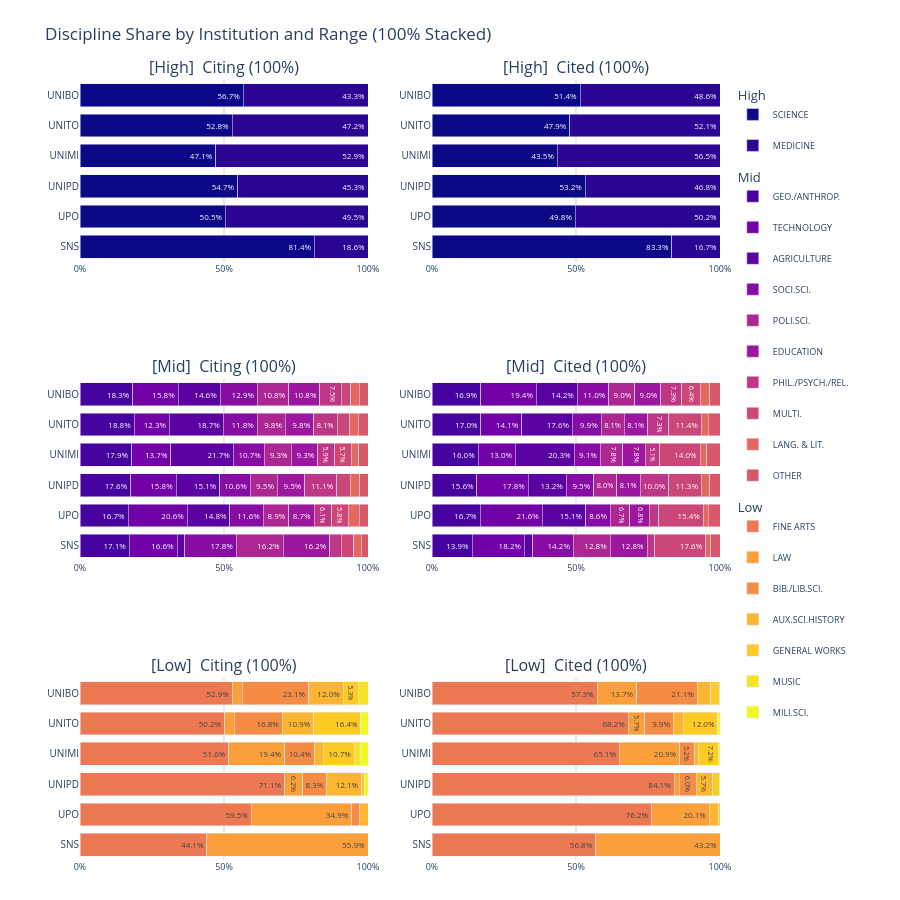

The notebook cell saved with this chart:
### Code cell
# Stacked bar chart in range groups
 
import plotly.graph_objects as go
import plotly.colors
from plotly.subplots import make_subplots

df = df_prof.copy()
df["range_group"] = df[discipline_col].map(assign_range)
df[discipline_col] = df[discipline_col].map(lambda x: DISC_SHORT.get(x, x))

agg = (
    df.groupby([inst_col, discipline_col, "range_group"])[[citing_col, cited_col]]
    .sum().reset_index()
)

def make_disc_order(range_label):
    sub = agg[agg["range_group"] == range_label].copy()
    totals = sub.groupby(inst_col)[citing_col].transform("sum")
    sub["pct"] = sub[citing_col] / totals.values * 100
    return (
        sub.groupby(discipline_col)["pct"]
        .mean().sort_values(ascending=False).index.tolist()
    )

disc_orders = {r: make_disc_order(r) for r in RANGE_ORDER}

# ── Single Plasma gradient across ALL disciplines ─────────────────────────────
# Disciplines ordered by overall citation volume (descending) so the gradient
# is consistent with the legend in other charts.
_all_discs_ordered = (
    df.groupby(discipline_col)[citing_col].sum()
    .sort_values(ascending=False).index.tolist()
)
_n  = len(_all_discs_ordered)
_pc = plotly.colors.sample_colorscale(
    "Plasma", [i / max(_n - 1, 1) for i in range(_n)]
)
GLOBAL_COLOR_MAP = {d: _pc[i] for i, d in enumerate(_all_discs_ordered)}

subplot_titles = []
for r in RANGE_ORDER:
    subplot_titles += [f"[{r}]  Citing (100%)", f"[{r}]  Cited (100%)"]

fig = make_subplots(
    rows=3, cols=2,
    subplot_titles=subplot_titles,
    vertical_spacing=0.15,
    horizontal_spacing=0.10,
)

legend_added = set()

for range_idx, range_label in enumerate(RANGE_ORDER):
    disc_order = disc_orders[range_label]
    sub_agg = agg[agg["range_group"] == range_label].copy()
    for metric_col in [citing_col, cited_col]:
        totals = sub_agg.groupby(inst_col)[metric_col].transform("sum")
        sub_agg[f"{metric_col}_pct"] = sub_agg[metric_col] / totals * 100

    row_idx = range_idx + 1

    for metric_idx, metric_col in enumerate([citing_col, cited_col]):
        col_idx = metric_idx + 1
        pct_col = f"{metric_col}_pct"

        for disc in disc_order:
            dsub = sub_agg[sub_agg[discipline_col] == disc].set_index(inst_col)
            y_vals = INSTITUTIONS
            x_vals = [dsub.loc[inst, pct_col]   if inst in dsub.index else 0.0 for inst in INSTITUTIONS]
            w_vals = [dsub.loc[inst, metric_col] if inst in dsub.index else 0   for inst in INSTITUTIONS]
            hover_vals = [
                f"<b>{inst}</b><br>{disc}<br>{pct:.1f}% ({int(w):,})"
                for inst, pct, w in zip(y_vals, x_vals, w_vals)
            ]
            legend_key  = f"{range_label}_{disc}"
            show_legend = legend_key not in legend_added and col_idx == 1
            if col_idx == 1:
                legend_added.add(legend_key)

            fig.add_trace(go.Bar(
                x=x_vals, y=y_vals, orientation="h",
                name=disc, legendgroup=legend_key,
                legendgrouptitle=dict(text=range_label) if (disc == disc_order[0] and col_idx == 1) else {},
                showlegend=show_legend,
                marker_color=GLOBAL_COLOR_MAP.get(disc, "#cccccc"),
                customdata=hover_vals,
                hovertemplate="%{customdata}<extra></extra>",
                text=[f"{v:.1f}%" if v >= 5 else "" for v in x_vals],
                textposition="inside", textfont=dict(size=8),
            ), row=row_idx, col=col_idx)

fig.update_layout(
    title_text="Discipline Share by Institution and Range (100% Stacked)",
    barmode="stack",
    height=300 * 3,
    margin=dict(l=80, r=180, t=80, b=40),
    plot_bgcolor="white", paper_bgcolor="white",
    legend=dict(
        orientation="v", x=1.02, xanchor="left",
        y=1.0, yanchor="top", font=dict(size=9),
        groupclick="toggleitem", tracegroupgap=12,
    ),
    bargap=0.25,
)
fig.update_xaxes(range=[0, 100], ticksuffix="%", tickfont=dict(size=9), gridcolor="lightgrey")
fig.update_yaxes(tickfont=dict(size=10), autorange="reversed")
fig.show()

### Figure 1 — Plotly figure (JSON) as saved in the notebook; plotly's stock layout.template omitted (floating-point values rounded to 4 significant figures)
{"data": [{"customdata": ["<b>UNIBO</b><br>SCIENCE<br>56.7% (3,557,051)", "<b>UNITO</b><br>SCIENCE<br>52.8% (2,547,898)", "<b>UNIMI</b><br>SCIENCE<br>47.1% (3,754,384)", "<b>UNIPD</b><br>SCIENCE<br>54.7% (3,475,269)", "<b>UPO</b><br>SCIENCE<br>50.5% (575,448)", "<b>SNS</b><br>SCIENCE<br>81.4% (366,831)"], "hovertemplate": "%{customdata}<extra></extra>", "legendgroup": "High_SCIENCE", "legendgrouptitle": {"text": "High"}, "marker": {"color": "rgb(13, 8, 135)"}, "name": "SCIENCE", "orientation": "h", "showlegend": true, "text": ["56.7%", "52.8%", "47.1%", "54.7%", "50.5%", "81.4%"], "textfont": {"size": 8}, "textposition": "inside", "type": "bar", "x": [56.7, 52.81, 47.13, 54.71, 50.51, 81.41], "xaxis": "x", "y": ["UNIBO", "UNITO", "UNIMI", "UNIPD", "UPO", "SNS"], "yaxis": "y"}, {"customdata": ["<b>UNIBO</b><br>MEDICINE<br>43.3% (2,716,909)", "<b>UNITO</b><br>MEDICINE<br>47.2% (2,276,756)", "<b>UNIMI</b><br>MEDICINE<br>52.9% (4,212,478)", "<b>UNIPD</b><br>MEDICINE<br>45.3% (2,876,987)", "<b>UPO</b><br>MEDICINE<br>49.5% (563,860)", "<b>SNS</b><br>MEDICINE<br>18.6% (83,742)"], "hovertemplate": "%{customdata}<extra></extra>", "legendgroup": "High_MEDICINE", "marker": {"color": "rgb(42, 6, 147)"}, "name": "MEDICINE", "orientation": "h", "showlegend": true, "text": ["43.3%", "47.2%", "52.9%", "45.3%", "49.5%", "18.6%"], "textfont": {"size": 8}, "textposition": "inside", "type": "bar", "x": [43.3, 47.19, 52.87, 45.29, 49.49, 18.59], "xaxis": "x", "y": ["UNIBO", "UNITO", "UNIMI", "UNIPD", "UPO", "SNS"], "yaxis": "y"}, {"customdata": ["<b>UNIBO</b><br>SCIENCE<br>51.4% (3,170,898)", "<b>UNITO</b><br>SCIENCE<br>47.9% (2,317,628)", "<b>UNIMI</b><br>SCIENCE<br>43.5% (4,121,851)", "<b>UNIPD</b><br>SCIENCE<br>53.2% (3,249,518)", "<b>UPO</b><br>SCIENCE<br>49.8% (563,809)", "<b>SNS</b><br>SCIENCE<br>83.3% (402,473)"], "hovertemplate": "%{customdata}<extra></extra>", "legendgroup": "High_SCIENCE", "marker": {"color": "rgb(13, 8, 135)"}, "name": "SCIENCE", "orientation": "h", "showlegend": false, "text": ["51.4%", "47.9%", "43.5%", "53.2%", "49.8%", "83.3%"], "textfont": {"size": 8}, "textposition": "inside", "type": "bar", "x": [51.42, 47.86, 43.54, 53.23, 49.79, 83.31], "xaxis": "x2", "y": ["UNIBO", "UNITO", "UNIMI", "UNIPD", "UPO", "SNS"], "yaxis": "y2"}, {"customdata": ["<b>UNIBO</b><br>MEDICINE<br>48.6% (2,995,492)", "<b>UNITO</b><br>MEDICINE<br>52.1% (2,525,171)", "<b>UNIMI</b><br>MEDICINE<br>56.5% (5,344,229)", "<b>UNIPD</b><br>MEDICINE<br>46.8% (2,854,728)", "<b>UPO</b><br>MEDICINE<br>50.2% (568,491)", "<b>SNS</b><br>MEDICINE<br>16.7% (80,612)"], "hovertemplate": "%{customdata}<extra></extra>", "legendgroup": "High_MEDICINE", "marker": {"color": "rgb(42, 6, 147)"}, "name": "MEDICINE", "orientation": "h", "showlegend": false, "text": ["48.6%", "52.1%", "56.5%", "46.8%", "50.2%", "16.7%"], "textfont": {"size": 8}, "textposition": "inside", "type": "bar", "x": [48.58, 52.14, 56.46, 46.77, 50.21, 16.69], "xaxis": "x2", "y": ["UNIBO", "UNITO", "UNIMI", "UNIPD", "UPO", "SNS"], "yaxis": "y2"}, {"customdata": ["<b>UNIBO</b><br>GEO./ANTHROP.<br>18.3% (982,595)", "<b>UNITO</b><br>GEO./ANTHROP.<br>18.8% (603,707)", "<b>UNIMI</b><br>GEO./ANTHROP.<br>17.9% (666,695)", "<b>UNIPD</b><br>GEO./ANTHROP.<br>17.6% (827,290)", "<b>UPO</b><br>GEO./ANTHROP.<br>16.7% (76,618)", "<b>SNS</b><br>GEO./ANTHROP.<br>17.1% (48,909)"], "hovertemplate": "%{customdata}<extra></extra>", "legendgroup": "Mid_GEO./ANTHROP.", "legendgrouptitle": {"text": "Mid"}, "marker": {"color": "rgb(70, 3, 159)"}, "name": "GEO./ANTHROP.", "orientation": "h", "showlegend": true, "text": ["18.3%", "18.8%", "17.9%", "17.6%", "16.7%", "17.1%"], "textfont": {"size": 8}, "textposition": "inside", "type": "bar", "x": [18.33, 18.81, 17.88, 17.58, 16.67, 17.12], "xaxis": "x3", "y": ["UNIBO", "UNITO", "UNIMI", "UNIPD", "UPO", "SNS"], "yaxis": "y3"}, {"customdata": ["<b>UNIBO</b><br>TECHNOLOGY<br>15.8% (844,385)", "<b>UNITO</b><br>TECHNOLOGY<br>12.3% (393,525)", "<b>UNIMI</b><br>TECHNOLOGY<br>13.7% (510,079)", "<b>UNIPD</b><br>TECHNOLOGY<br>15.8% (743,320)", "<b>UPO</b><br>TECHNOLOGY<br>20.6% (94,507)", "<b>SNS</b><br>TECHNOLOGY<br>16.6% (47,326)"], "hovertemplate": "%{customdata}<extra></extra>", "legendgroup": "Mid_TECHNOLOGY", "marker": {"color": "rgb(114, 1, 168)"}, "name": "TECHNOLOGY", "orientation": "h", "showlegend": true, "text": ["15.8%", "12.3%", "13.7%", "15.8%", "20.6%", "16.6%"], "textfont": {"size": 8}, "textposition": "inside", "type": "bar", "x": [15.76, 12.26, 13.68, 15.8, 20.56, 16.57], "xaxis": "x3", "y": ["UNIBO", "UNITO", "UNIMI", "UNIPD", "UPO", "SNS"], "yaxis": "y3"}, {"customdata": ["<b>UNIBO</b><br>AGRICULTURE<br>14.6% (781,457)", "<b>UNITO</b><br>AGRICULTURE<br>18.7% (600,179)", "<b>UNIMI</b><br>AGRICULTURE<br>21.7% (808,780)", "<b>UNIPD</b><br>AGRICULTURE<br>15.1% (711,974)", "<b>UPO</b><br>AGRICULTURE<br>14.8% (68,243)", "<b>SNS</b><br>AGRICULTURE<br>2.7% (7,852)"], "hovertemplate": "%{customdata}<extra></extra>", "legendgroup": "Mid_AGRICULTURE", "marker": {"color": "rgb(92, 2, 163)"}, "name": "AGRICULTURE", "orientation": "h", "showlegend": true, "text": ["14.6%", "18.7%", "21.7%", "15.1%", "14.8%", ""], "textfont": {"size": 8}, "textposition": "inside", "type": "bar", "x": [14.58, 18.7, 21.69, 15.13, 14.84, 2.749], "xaxis": "x3", "y": ["UNIBO", "UNITO", "UNIMI", "UNIPD", "UPO", "SNS"], "yaxis": "y3"}, {"customdata": ["<b>UNIBO</b><br>SOCI.SCI.<br>12.9% (693,976)", "<b>UNITO</b><br>SOCI.SCI.<br>11.8% (378,027)", "<b>UNIMI</b><br>SOCI.SCI.<br>10.7% (400,731)", "<b>UNIPD</b><br>SOCI.SCI.<br>10.6% (497,573)", "<b>UPO</b><br>SOCI.SCI.<br>11.6% (53,114)", "<b>SNS</b><br>SOCI.SCI.<br>17.8% (50,963)"], "hovertemplate": "%{customdata}<extra></extra>", "legendgroup": "Mid_SOCI.SCI.", "marker": {"color": "rgb(135, 12, 163)"}, "name": "SOCI.SCI.", "orientation": "h", "showlegend": true, "text": ["12.9%", "11.8%", "10.7%", "10.6%", "11.6%", "17.8%"], "textfont": {"size": 8}, "textposition": "inside", "type": "bar", "x": [12.95, 11.78, 10.75, 10.57, 11.55, 17.84], "xaxis": "x3", "y": ["UNIBO", "UNITO", "UNIMI", "UNIPD", "UPO", "SNS"], "yaxis": "y3"}, {"customdata": ["<b>UNIBO</b><br>POLI.SCI.<br>10.8% (580,491)", "<b>UNITO</b><br>POLI.SCI.<br>9.8% (313,992)", "<b>UNIMI</b><br>POLI.SCI.<br>9.3% (345,482)", "<b>UNIPD</b><br>POLI.SCI.<br>9.5% (445,166)", "<b>UPO</b><br>POLI.SCI.<br>8.9% (40,919)", "<b>SNS</b><br>POLI.SCI.<br>16.2% (46,317)"], "hovertemplate": "%{customdata}<extra></extra>", "legendgroup": "Mid_POLI.SCI.", "marker": {"color": "rgb(172, 39, 146)"}, "name": "POLI.SCI.", "orientation": "h", "showlegend": true, "text": ["10.8%", "9.8%", "9.3%", "9.5%", "8.9%", "16.2%"], "textfont": {"size": 8}, "textposition": "inside", "type": "bar", "x": [10.83, 9.782, 9.266, 9.46, 8.9, 16.22], "xaxis": "x3", "y": ["UNIBO", "UNITO", "UNIMI", "UNIPD", "UPO", "SNS"], "yaxis": "y3"}, {"customdata": ["<b>UNIBO</b><br>EDUCATION<br>10.8% (581,189)", "<b>UNITO</b><br>EDUCATION<br>9.8% (314,457)", "<b>UNIMI</b><br>EDUCATION<br>9.3% (346,240)", "<b>UNIPD</b><br>EDUCATION<br>9.5% (446,546)", "<b>UPO</b><br>EDUCATION<br>8.7% (40,172)", "<b>SNS</b><br>EDUCATION<br>16.2% (46,379)"], "hovertemplate": "%{customdata}<extra></extra>", "legendgroup": "Mid_EDUCATION", "marker": {"color": "rgb(156, 23, 158)"}, "name": "EDUCATION", "orientation": "h", "showlegend": true, "text": ["10.8%", "9.8%", "9.3%", "9.5%", "8.7%", "16.2%"], "textfont": {"size": 8}, "textposition": "inside", "type": "bar", "x": [10.84, 9.797, 9.286, 9.489, 8.738, 16.24], "xaxis": "x3", "y": ["UNIBO", "UNITO", "UNIMI", "UNIPD", "UPO", "SNS"], "yaxis": "y3"}, {"customdata": ["<b>UNIBO</b><br>PHIL./PSYCH./REL.<br>7.5% (401,305)", "<b>UNITO</b><br>PHIL./PSYCH./REL.<br>8.1% (260,678)", "<b>UNIMI</b><br>PHIL./PSYCH./REL.<br>5.9% (218,421)", "<b>UNIPD</b><br>PHIL./PSYCH./REL.<br>11.1% (524,383)", "<b>UPO</b><br>PHIL./PSYCH./REL.<br>6.1% (28,137)", "<b>SNS</b><br>PHIL./PSYCH./REL.<br>3.9% (11,106)"], "hovertemplate": "%{customdata}<extra></extra>", "legendgroup": "Mid_PHIL./PSYCH./REL.", "marker": {"color": "rgb(189, 55, 134)"}, "name": "PHIL./PSYCH./REL.", "orientation": "h", "showlegend": true, "text": ["7.5%", "8.1%", "5.9%", "11.1%", "6.1%", ""], "textfont": {"size": 8}, "textposition": "inside", "type": "bar", "x": [7.488, 8.121, 5.858, 11.14, 6.12, 3.888], "xaxis": "x3", "y": ["UNIBO", "UNITO", "UNIMI", "UNIPD", "UPO", "SNS"], "yaxis": "y3"}, {"customdata": ["<b>UNIBO</b><br>MULTI.<br>3.2% (171,292)", "<b>UNITO</b><br>MULTI.<br>4.5% (143,358)", "<b>UNIMI</b><br>MULTI.<br>5.7% (213,399)", "<b>UNIPD</b><br>MULTI.<br>4.6% (217,516)", "<b>UPO</b><br>MULTI.<br>5.8% (26,459)", "<b>SNS</b><br>MULTI.<br>4.4% (12,641)"], "hovertemplate": "%{customdata}<extra></extra>", "legendgroup": "Mid_MULTI.", "marker": {"color": "rgb(203, 71, 120)"}, "name": "MULTI.", "orientation": "h", "showlegend": true, "text": ["", "", "5.7%", "", "5.8%", ""], "textfont": {"size": 8}, "textposition": "inside", "type": "bar", "x": [3.196, 4.466, 5.723, 4.622, 5.755, 4.426], "xaxis": "x3", "y": ["UNIBO", "UNITO", "UNIMI", "UNIPD", "UPO", "SNS"], "yaxis": "y3"}, {"customdata": ["<b>UNIBO</b><br>LANG. & LIT.<br>3.0% (163,030)", "<b>UNITO</b><br>LANG. & LIT.<br>3.0% (95,311)", "<b>UNIMI</b><br>LANG. & LIT.<br>2.7% (99,430)", "<b>UNIPD</b><br>LANG. & LIT.<br>3.3% (155,711)", "<b>UPO</b><br>LANG. & LIT.<br>3.9% (17,863)", "<b>SNS</b><br>LANG. & LIT.<br>2.6% (7,541)"], "hovertemplate": "%{customdata}<extra></extra>", "legendgroup": "Mid_LANG. & LIT.", "marker": {"color": "rgb(227, 104, 95)"}, "name": "LANG. & LIT.", "orientation": "h", "showlegend": true, "text": ["", "", "", "", "", ""], "textfont": {"size": 8}, "textposition": "inside", "type": "bar", "x": [3.042, 2.969, 2.667, 3.309, 3.885, 2.64], "xaxis": "x3", "y": ["UNIBO", "UNITO", "UNIMI", "UNIPD", "UPO", "SNS"], "yaxis": "y3"}, {"customdata": ["<b>UNIBO</b><br>OTHER<br>3.0% (159,712)", "<b>UNITO</b><br>OTHER<br>3.3% (106,579)", "<b>UNIMI</b><br>OTHER<br>3.2% (119,279)", "<b>UNIPD</b><br>OTHER<br>2.9% (136,223)", "<b>UPO</b><br>OTHER<br>3.0% (13,712)", "<b>SNS</b><br>OTHER<br>2.3% (6,583)"], "hovertemplate": "%{customdata}<extra></extra>", "legendgroup": "Mid_OTHER", "marker": {"color": "rgb(216, 87, 107)"}, "name": "OTHER", "orientation": "h", "showlegend": true, "text": ["", "", "", "", "", ""], "textfont": {"size": 8}, "textposition": "inside", "type": "bar", "x": [2.98, 3.32, 3.199, 2.895, 2.983, 2.305], "xaxis": "x3", "y": ["UNIBO", "UNITO", "UNIMI", "UNIPD", "UPO", "SNS"], "yaxis": "y3"}, {"customdata": ["<b>UNIBO</b><br>GEO./ANTHROP.<br>16.9% (644,412)", "<b>UNITO</b><br>GEO./ANTHROP.<br>17.0% (365,160)", "<b>UNIMI</b><br>GEO./ANTHROP.<br>16.0% (494,187)", "<b>UNIPD</b><br>GEO./ANTHROP.<br>15.6% (557,630)", "<b>UPO</b><br>GEO./ANTHROP.<br>16.7% (51,025)", "<b>SNS</b><br>GEO./ANTHROP.<br>13.9% (32,999)"], "hovertemplate": "%{customdata}<extra></extra>", "legendgroup": "Mid_GEO./ANTHROP.", "marker": {"color": "rgb(70, 3, 159)"}, "name": "GEO./ANTHROP.", "orientation": "h", "showlegend": false, "text": ["16.9%", "17.0%", "16.0%", "15.6%", "16.7%", "13.9%"], "textfont": {"size": 8}, "textposition": "inside", "type": "bar", "x": [16.87, 17.0, 16.03, 15.61, 16.71, 13.89], "xaxis": "x4", "y": ["UNIBO", "UNITO", "UNIMI", "UNIPD", "UPO", "SNS"], "yaxis": "y4"}, {"customdata": ["<b>UNIBO</b><br>TECHNOLOGY<br>19.4% (740,597)", "<b>UNITO</b><br>TECHNOLOGY<br>14.1% (303,844)", "<b>UNIMI</b><br>TECHNOLOGY<br>13.0% (399,442)", "<b>UNIPD</b><br>TECHNOLOGY<br>17.8% (636,729)", "<b>UPO</b><br>TECHNOLOGY<br>21.6% (65,870)", "<b>SNS</b><br>TECHNOLOGY<br>18.2% (43,266)"], "hovertemplate": "%{customdata}<extra></extra>", "legendgroup": "Mid_TECHNOLOGY", "marker": {"color": "rgb(114, 1, 168)"}, "name": "TECHNOLOGY", "orientation": "h", "showlegend": false, "text": ["19.4%", "14.1%", "13.0%", "17.8%", "21.6%", "18.2%"], "textfont": {"size": 8}, "textposition": "inside", "type": "bar", "x": [19.39, 14.15, 12.96, 17.82, 21.57, 18.21], "xaxis": "x4", "y": ["UNIBO", "UNITO", "UNIMI", "UNIPD", "UPO", "SNS"], "yaxis": "y4"}, {"customdata": ["<b>UNIBO</b><br>AGRICULTURE<br>14.2% (540,927)", "<b>UNITO</b><br>AGRICULTURE<br>17.6% (378,624)", "<b>UNIMI</b><br>AGRICULTURE<br>20.3% (627,135)", "<b>UNIPD</b><br>AGRICULTURE<br>13.2% (472,382)", "<b>UPO</b><br>AGRICULTURE<br>15.1% (45,972)", "<b>SNS</b><br>AGRICULTURE<br>2.8% (6,654)"], "hovertemplate": "%{customdata}<extra></extra>", "legendgroup": "Mid_AGRICULTURE", "marker": {"color": "rgb(92, 2, 163)"}, "name": "AGRICULTURE", "orientation": "h", "showlegend": false, "text": ["14.2%", "17.6%", "20.3%", "13.2%", "15.1%", ""], "textfont": {"size": 8}, "textposition": "inside", "type": "bar", "x": [14.16, 17.63, 20.34, 13.22, 15.05, 2.801], "xaxis": "x4", "y": ["UNIBO", "UNITO", "UNIMI", "UNIPD", "UPO", "SNS"], "yaxis": "y4"}, {"customdata": ["<b>UNIBO</b><br>SOCI.SCI.<br>11.0% (418,510)", "<b>UNITO</b><br>SOCI.SCI.<br>9.9% (213,665)", "<b>UNIMI</b><br>SOCI.SCI.<br>9.1% (280,405)", "<b>UNIPD</b><br>SOCI.SCI.<br>9.5% (338,819)", "<b>UPO</b><br>SOCI.SCI.<br>8.6% (26,315)", "<b>SNS</b><br>SOCI.SCI.<br>14.2% (33,691)"], "hovertemplate": "%{customdata}<extra></extra>", "legendgroup": "Mid_SOCI.SCI.", "marker": {"color": "rgb(135, 12, 163)"}, "name": "SOCI.SCI.", "orientation": "h", "showlegend": false, "text": ["11.0%", "9.9%", "9.1%", "9.5%", "8.6%", "14.2%"], "textfont": {"size": 8}, "textposition": "inside", "type": "bar", "x": [10.96, 9.948, 9.096, 9.483, 8.617, 14.18], "xaxis": "x4", "y": ["UNIBO", "UNITO", "UNIMI", "UNIPD", "UPO", "SNS"], "yaxis": "y4"}, {"customdata": ["<b>UNIBO</b><br>POLI.SCI.<br>9.0% (345,181)", "<b>UNITO</b><br>POLI.SCI.<br>8.1% (172,985)", "<b>UNIMI</b><br>POLI.SCI.<br>7.8% (239,674)", "<b>UNIPD</b><br>POLI.SCI.<br>8.0% (287,453)", "<b>UPO</b><br>POLI.SCI.<br>6.7% (20,547)", "<b>SNS</b><br>POLI.SCI.<br>12.8% (30,366)"], "hovertemplate": "%{customdata}<extra></extra>", "legendgroup": "Mid_POLI.SCI.", "marker": {"color": "rgb(172, 39, 146)"}, "name": "POLI.SCI.", "orientation": "h", "showlegend": false, "text": ["9.0%", "8.1%", "7.8%", "8.0%", "6.7%", "12.8%"], "textfont": {"size": 8}, "textposition": "inside", "type": "bar", "x": [9.037, 8.054, 7.774, 8.045, 6.728, 12.78], "xaxis": "x4", "y": ["UNIBO", "UNITO", "UNIMI", "UNIPD", "UPO", "SNS"], "yaxis": "y4"}, {"customdata": ["<b>UNIBO</b><br>EDUCATION<br>9.0% (345,610)", "<b>UNITO</b><br>EDUCATION<br>8.1% (173,448)", "<b>UNIMI</b><br>EDUCATION<br>7.8% (240,069)", "<b>UNIPD</b><br>EDUCATION<br>8.1% (288,110)", "<b>UPO</b><br>EDUCATION<br>6.8% (20,641)", "<b>SNS</b><br>EDUCATION<br>12.8% (30,439)"], "hovertemplate": "%{customdata}<extra></extra>", "legendgroup": "Mid_EDUCATION", "marker": {"color": "rgb(156, 23, 158)"}, "name": "EDUCATION", "orientation": "h", "showlegend": false, "text": ["9.0%", "8.1%", "7.8%", "8.1%", "6.8%", "12.8%"], "textfont": {"size": 8}, "textposition": "inside", "type": "bar", "x": [9.048, 8.076, 7.787, 8.063, 6.759, 12.81], "xaxis": "x4", "y": ["UNIBO", "UNITO", "UNIMI", "UNIPD", "UPO", "SNS"], "yaxis": "y4"}, {"customdata": ["<b>UNIBO</b><br>PHIL./PSYCH./REL.<br>7.3% (278,569)", "<b>UNITO</b><br>PHIL./PSYCH./REL.<br>7.3% (156,478)", "<b>UNIMI</b><br>PHIL./PSYCH./REL.<br>5.1% (156,953)", "<b>UNIPD</b><br>PHIL./PSYCH./REL.<br>10.0% (356,780)", "<b>UPO</b><br>PHIL./PSYCH./REL.<br>3.4% (10,275)", "<b>SNS</b><br>PHIL./PSYCH./REL.<br>2.7% (6,512)"], "hovertemplate": "%{customdata}<extra></extra>", "legendgroup": "Mid_PHIL./PSYCH./REL.", "marker": {"color": "rgb(189, 55, 134)"}, "name": "PHIL./PSYCH./REL.", "orientation": "h", "showlegend": false, "text": ["7.3%", "7.3%", "5.1%", "10.0%", "", ""], "textfont": {"size": 8}, "textposition": "inside", "type": "bar", "x": [7.293, 7.285, 5.091, 9.985, 3.365, 2.741], "xaxis": "x4", "y": ["UNIBO", "UNITO", "UNIMI", "UNIPD", "UPO", "SNS"], "yaxis": "y4"}, {"customdata": ["<b>UNIBO</b><br>MULTI.<br>6.4% (242,640)", "<b>UNITO</b><br>MULTI.<br>11.4% (244,531)", "<b>UNIMI</b><br>MULTI.<br>14.0% (431,123)", "<b>UNIPD</b><br>MULTI.<br>11.3% (404,796)", "<b>UPO</b><br>MULTI.<br>15.4% (47,086)", "<b>SNS</b><br>MULTI.<br>17.6% (41,806)"], "hovertemplate": "%{customdata}<extra></extra>", "legendgroup": "Mid_MULTI.", "marker": {"color": "rgb(203, 71, 120)"}, "name": "MULTI.", "orientation": "h", "showlegend": false, "text": ["6.4%", "11.4%", "14.0%", "11.3%", "15.4%", "17.6%"], "textfont": {"size": 8}, "textposition": "inside", "type": "bar", "x": [6.353, 11.39, 13.98, 11.33, 15.42, 17.6], "xaxis": "x4", "y": ["UNIBO", "UNITO", "UNIMI", "UNIPD", "UPO", "SNS"], "yaxis": "y4"}, {"customdata": ["<b>UNIBO</b><br>LANG. & LIT.<br>3.3% (125,195)", "<b>UNITO</b><br>LANG. & LIT.<br>2.3% (49,966)", "<b>UNIMI</b><br>LANG. & LIT.<br>2.3% (69,833)", "<b>UNIPD</b><br>LANG. & LIT.<br>3.0% (105,782)", "<b>UPO</b><br>LANG. & LIT.<br>1.7% (5,257)", "<b>SNS</b><br>LANG. & LIT.<br>1.8% (4,161)"], "hovertemplate": "%{customdata}<extra></extra>", "legendgroup": "Mid_LANG. & LIT.", "marker": {"color": "rgb(227, 104, 95)"}, "name": "LANG. & LIT.", "orientation": "h", "showlegend": false, "text": ["", "", "", "", "", ""], "textfont": {"size": 8}, "textposition": "inside", "type": "bar", "x": [3.278, 2.326, 2.265, 2.961, 1.721, 1.752], "xaxis": "x4", "y": ["UNIBO", "UNITO", "UNIMI", "UNIPD", "UPO", "SNS"], "yaxis": "y4"}, {"customdata": ["<b>UNIBO</b><br>OTHER<br>3.6% (137,918)", "<b>UNITO</b><br>OTHER<br>4.1% (89,107)", "<b>UNIMI</b><br>OTHER<br>4.7% (144,004)", "<b>UNIPD</b><br>OTHER<br>3.5% (124,541)", "<b>UPO</b><br>OTHER<br>4.1% (12,389)", "<b>SNS</b><br>OTHER<br>3.2% (7,656)"], "hovertemplate": "%{customdata}<extra></extra>", "legendgroup": "Mid_OTHER", "marker": {"color": "rgb(216, 87, 107)"}, "name": "OTHER", "orientation": "h", "showlegend": false, "text": ["", "", "", "", "", ""], "textfont": {"size": 8}, "textposition": "inside", "type": "bar", "x": [3.611, 4.149, 4.671, 3.486, 4.057, 3.223], "xaxis": "x4", "y": ["UNIBO", "UNITO", "UNIMI", "UNIPD", "UPO", "SNS"], "yaxis": "y4"}, {"customdata": ["<b>UNIBO</b><br>FINE ARTS<br>52.9% (1,867)", "<b>UNITO</b><br>FINE ARTS<br>50.2% (1,501)", "<b>UNIMI</b><br>FINE ARTS<br>51.6% (1,519)", "<b>UNIPD</b><br>FINE ARTS<br>71.1% (2,180)", "<b>UPO</b><br>FINE ARTS<br>59.5% (550)", "<b>SNS</b><br>FINE ARTS<br>44.1% (93)"], "hovertemplate": "%{customdata}<extra></extra>", "legendgroup": "Low_FINE ARTS", "legendgrouptitle": {"text": "Low"}, "marker": {"color": "rgb(237, 121, 83)"}, "name": "FINE ARTS", "orientation": "h", "showlegend": true, "text": ["52.9%", "50.2%", "51.6%", "71.1%", "59.5%", "44.1%"], "textfont": {"size": 8}, "textposition": "inside", "type": "bar", "x": [52.86, 50.2, 51.63, 71.06, 59.46, 44.08], "xaxis": "x5", "y": ["UNIBO", "UNITO", "UNIMI", "UNIPD", "UPO", "SNS"], "yaxis": "y5"}, {"customdata": ["<b>UNIBO</b><br>LAW<br>3.4% (120)", "<b>UNITO</b><br>LAW<br>3.3% (99)", "<b>UNIMI</b><br>LAW<br>19.4% (570)", "<b>UNIPD</b><br>LAW<br>6.2% (191)", "<b>UPO</b><br>LAW<br>34.9% (323)", "<b>SNS</b><br>LAW<br>55.9% (118)"], "hovertemplate": "%{customdata}<extra></extra>", "legendgroup": "Low_LAW", "marker": {"color": "rgb(251, 159, 58)"}, "name": "LAW", "orientation": "h", "showlegend": true, "text": ["", "", "19.4%", "6.2%", "34.9%", "55.9%"], "textfont": {"size": 8}, "textposition": "inside", "type": "bar", "x": [3.398, 3.311, 19.37, 6.226, 34.92, 55.92], "xaxis": "x5", "y": ["UNIBO", "UNITO", "UNIMI", "UNIPD", "UPO", "SNS"], "yaxis": "y5"}, {"customdata": ["<b>UNIBO</b><br>BIB./LIB.SCI.<br>23.1% (816)", "<b>UNITO</b><br>BIB./LIB.SCI.<br>16.8% (501)", "<b>UNIMI</b><br>BIB./LIB.SCI.<br>10.4% (307)", "<b>UNIPD</b><br>BIB./LIB.SCI.<br>8.3% (256)", "<b>UPO</b><br>BIB./LIB.SCI.<br>2.7% (25)", "<b>SNS</b><br>BIB./LIB.SCI.<br>0.0% (0)"], "hovertemplate": "%{customdata}<extra></extra>", "legendgroup": "Low_BIB./LIB.SCI.", "marker": {"color": "rgb(244, 140, 70)"}, "name": "BIB./LIB.SCI.", "orientation": "h", "showlegend": true, "text": ["23.1%", "16.8%", "10.4%", "8.3%", "", ""], "textfont": {"size": 8}, "textposition": "inside", "type": "bar", "x": [23.1, 16.76, 10.44, 8.344, 2.703, 0], "xaxis": "x5", "y": ["UNIBO", "UNITO", "UNIMI", "UNIPD", "UPO", "SNS"], "yaxis": "y5"}, {"customdata": ["<b>UNIBO</b><br>AUX.SCI.HISTORY<br>12.0% (425)", "<b>UNITO</b><br>AUX.SCI.HISTORY<br>10.9% (325)", "<b>UNIMI</b><br>AUX.SCI.HISTORY<br>3.1% (91)", "<b>UNIPD</b><br>AUX.SCI.HISTORY<br>12.1% (372)", "<b>UPO</b><br>AUX.SCI.HISTORY<br>2.9% (27)", "<b>SNS</b><br>AUX.SCI.HISTORY<br>0.0% (0)"], "hovertemplate": "%{customdata}<extra></extra>", "legendgroup": "Low_AUX.SCI.HISTORY", "marker": {"color": "rgb(252, 181, 48)"}, "name": "AUX.SCI.HISTORY", "orientation": "h", "showlegend": true, "text": ["12.0%", "10.9%", "", "12.1%", "", ""], "textfont": {"size": 8}, "textposition": "inside", "type": "bar", "x": [12.03, 10.87, 3.093, 12.13, 2.919, 0], "xaxis": "x5", "y": ["UNIBO", "UNITO", "UNIMI", "UNIPD", "UPO", "SNS"], "yaxis": "y5"}, {"customdata": ["<b>UNIBO</b><br>GENERAL WORKS<br>5.3% (187)", "<b>UNITO</b><br>GENERAL WORKS<br>16.4% (491)", "<b>UNIMI</b><br>GENERAL WORKS<br>10.7% (315)", "<b>UNIPD</b><br>GENERAL WORKS<br>1.1% (33)", "<b>UPO</b><br>GENERAL WORKS<br>0.0% (0)", "<b>SNS</b><br>GENERAL WORKS<br>0.0% (0)"], "hovertemplate": "%{customdata}<extra></extra>", "legendgroup": "Low_GENERAL WORKS", "marker": {"color": "rgb(253, 202, 38)"}, "name": "GENERAL WORKS", "orientation": "h", "showlegend": true, "text": ["5.3%", "16.4%", "10.7%", "", "", ""], "textfont": {"size": 8}, "textposition": "inside", "type": "bar", "x": [5.294, 16.42, 10.71, 1.076, 0, 0], "xaxis": "x5", "y": ["UNIBO", "UNITO", "UNIMI", "UNIPD", "UPO", "SNS"], "yaxis": "y5"}, {"customdata": ["<b>UNIBO</b><br>MUSIC<br>3.3% (117)", "<b>UNITO</b><br>MUSIC<br>0.0% (0)", "<b>UNIMI</b><br>MUSIC<br>2.3% (67)", "<b>UNIPD</b><br>MUSIC<br>0.0% (0)", "<b>UPO</b><br>MUSIC<br>0.0% (0)", "<b>SNS</b><br>MUSIC<br>0.0% (0)"], "hovertemplate": "%{customdata}<extra></extra>", "legendgroup": "Low_MUSIC", "marker": {"color": "rgb(246, 226, 36)"}, "name": "MUSIC", "orientation": "h", "showlegend": true, "text": ["", "", "", "", "", ""], "textfont": {"size": 8}, "textposition": "inside", "type": "bar", "x": [3.313, 0, 2.277, 0, 0, 0], "xaxis": "x5", "y": ["UNIBO", "UNITO", "UNIMI", "UNIPD", "UPO", "SNS"], "yaxis": "y5"}, {"customdata": ["<b>UNIBO</b><br>MILI.SCI.<br>0.0% (0)", "<b>UNITO</b><br>MILI.SCI.<br>2.4% (73)", "<b>UNIMI</b><br>MILI.SCI.<br>2.5% (73)", "<b>UNIPD</b><br>MILI.SCI.<br>1.2% (36)", "<b>UPO</b><br>MILI.SCI.<br>0.0% (0)", "<b>SNS</b><br>MILI.SCI.<br>0.0% (0)"], "hovertemplate": "%{customdata}<extra></extra>", "legendgroup": "Low_MILI.SCI.", "marker": {"color": "rgb(240, 249, 33)"}, "name": "MILI.SCI.", "orientation": "h", "showlegend": true, "text": ["", "", "", "", "", ""], "textfont": {"size": 8}, "textposition": "inside", "type": "bar", "x": [0, 2.441, 2.481, 1.173, 0, 0], "xaxis": "x5", "y": ["UNIBO", "UNITO", "UNIMI", "UNIPD", "UPO", "SNS"], "yaxis": "y5"}, {"customdata": ["<b>UNIBO</b><br>FINE ARTS<br>57.3% (2,194)", "<b>UNITO</b><br>FINE ARTS<br>68.2% (2,094)", "<b>UNIMI</b><br>FINE ARTS<br>65.1% (3,877)", "<b>UNIPD</b><br>FINE ARTS<br>84.1% (3,630)", "<b>UPO</b><br>FINE ARTS<br>76.2% (1,215)", "<b>SNS</b><br>FINE ARTS<br>56.8% (79)"], "hovertemplate": "%{customdata}<extra></extra>", "legendgroup": "Low_FINE ARTS", "marker": {"color": "rgb(237, 121, 83)"}, "name": "FINE ARTS", "orientation": "h", "showlegend": false, "text": ["57.3%", "68.2%", "65.1%", "84.1%", "76.2%", "56.8%"], "textfont": {"size": 8}, "textposition": "inside", "type": "bar", "x": [57.31, 68.16, 65.07, 84.09, 76.22, 56.83], "xaxis": "x6", "y": ["UNIBO", "UNITO", "UNIMI", "UNIPD", "UPO", "SNS"], "yaxis": "y6"}, {"customdata": ["<b>UNIBO</b><br>LAW<br>13.7% (525)", "<b>UNITO</b><br>LAW<br>5.7% (176)", "<b>UNIMI</b><br>LAW<br>20.9% (1,247)", "<b>UNIPD</b><br>LAW<br>1.7% (73)", "<b>UPO</b><br>LAW<br>20.1% (320)", "<b>SNS</b><br>LAW<br>43.2% (60)"], "hovertemplate": "%{customdata}<extra></extra>", "legendgroup": "Low_LAW", "marker": {"color": "rgb(251, 159, 58)"}, "name": "LAW", "orientation": "h", "showlegend": false, "text": ["13.7%", "5.7%", "20.9%", "", "20.1%", "43.2%"], "textfont": {"size": 8}, "textposition": "inside", "type": "bar", "x": [13.71, 5.729, 20.93, 1.691, 20.08, 43.17], "xaxis": "x6", "y": ["UNIBO", "UNITO", "UNIMI", "UNIPD", "UPO", "SNS"], "yaxis": "y6"}, {"customdata": ["<b>UNIBO</b><br>BIB./LIB.SCI.<br>21.1% (806)", "<b>UNITO</b><br>BIB./LIB.SCI.<br>9.9% (305)", "<b>UNIMI</b><br>BIB./LIB.SCI.<br>5.2% (312)", "<b>UNIPD</b><br>BIB./LIB.SCI.<br>6.0% (258)", "<b>UPO</b><br>BIB./LIB.SCI.<br>0.0% (0)", "<b>SNS</b><br>BIB./LIB.SCI.<br>0.0% (0)"], "hovertemplate": "%{customdata}<extra></extra>", "legendgroup": "Low_BIB./LIB.SCI.", "marker": {"color": "rgb(244, 140, 70)"}, "name": "BIB./LIB.SCI.", "orientation": "h", "showlegend": false, "text": ["21.1%", "9.9%", "5.2%", "6.0%", "", ""], "textfont": {"size": 8}, "textposition": "inside", "type": "bar", "x": [21.06, 9.928, 5.237, 5.976, 0, 0], "xaxis": "x6", "y": ["UNIBO", "UNITO", "UNIMI", "UNIPD", "UPO", "SNS"], "yaxis": "y6"}, {"customdata": ["<b>UNIBO</b><br>AUX.SCI.HISTORY<br>4.8% (183)", "<b>UNITO</b><br>AUX.SCI.HISTORY<br>3.5% (106)", "<b>UNIMI</b><br>AUX.SCI.HISTORY<br>1.2% (70)", "<b>UNIPD</b><br>AUX.SCI.HISTORY<br>5.7% (245)", "<b>UPO</b><br>AUX.SCI.HISTORY<br>3.3% (53)", "<b>SNS</b><br>AUX.SCI.HISTORY<br>0.0% (0)"], "hovertemplate": "%{customdata}<extra></extra>", "legendgroup": "Low_AUX.SCI.HISTORY", "marker": {"color": "rgb(252, 181, 48)"}, "name": "AUX.SCI.HISTORY", "orientation": "h", "showlegend": false, "text": ["", "", "", "5.7%", "", ""], "textfont": {"size": 8}, "textposition": "inside", "type": "bar", "x": [4.781, 3.451, 1.175, 5.675, 3.325, 0], "xaxis": "x6", "y": ["UNIBO", "UNITO", "UNIMI", "UNIPD", "UPO", "SNS"], "yaxis": "y6"}, {"customdata": ["<b>UNIBO</b><br>GENERAL WORKS<br>3.0% (116)", "<b>UNITO</b><br>GENERAL WORKS<br>12.0% (369)", "<b>UNIMI</b><br>GENERAL WORKS<br>7.2% (430)", "<b>UNIPD</b><br>GENERAL WORKS<br>2.3% (98)", "<b>UPO</b><br>GENERAL WORKS<br>0.4% (6)", "<b>SNS</b><br>GENERAL WORKS<br>0.0% (0)"], "hovertemplate": "%{customdata}<extra></extra>", "legendgroup": "Low_GENERAL WORKS", "marker": {"color": "rgb(253, 202, 38)"}, "name": "GENERAL WORKS", "orientation": "h", "showlegend": false, "text": ["", "12.0%", "7.2%", "", "", ""], "textfont": {"size": 8}, "textposition": "inside", "type": "bar", "x": [3.03, 12.01, 7.217, 2.27, 0.3764, 0], "xaxis": "x6", "y": ["UNIBO", "UNITO", "UNIMI", "UNIPD", "UPO", "SNS"], "yaxis": "y6"}, {"customdata": ["<b>UNIBO</b><br>MUSIC<br>0.1% (4)", "<b>UNITO</b><br>MUSIC<br>0.0% (0)", "<b>UNIMI</b><br>MUSIC<br>0.0% (0)", "<b>UNIPD</b><br>MUSIC<br>0.0% (0)", "<b>UPO</b><br>MUSIC<br>0.0% (0)", "<b>SNS</b><br>MUSIC<br>0.0% (0)"], "hovertemplate": "%{customdata}<extra></extra>", "legendgroup": "Low_MUSIC", "marker": {"color": "rgb(246, 226, 36)"}, "name": "MUSIC", "orientation": "h", "showlegend": false, "text": ["", "", "", "", "", ""], "textfont": {"size": 8}, "textposition": "inside", "type": "bar", "x": [0.1045, 0, 0, 0, 0, 0], "xaxis": "x6", "y": ["UNIBO", "UNITO", "UNIMI", "UNIPD", "UPO", "SNS"], "yaxis": "y6"}, {"customdata": ["<b>UNIBO</b><br>MILI.SCI.<br>0.0% (0)", "<b>UNITO</b><br>MILI.SCI.<br>0.7% (22)", "<b>UNIMI</b><br>MILI.SCI.<br>0.4% (22)", "<b>UNIPD</b><br>MILI.SCI.<br>0.3% (13)", "<b>UPO</b><br>MILI.SCI.<br>0.0% (0)", "<b>SNS</b><br>MILI.SCI.<br>0.0% (0)"], "hovertemplate": "%{customdata}<extra></extra>", "legendgroup": "Low_MILI.SCI.", "marker": {"color": "rgb(240, 249, 33)"}, "name": "MILI.SCI.", "orientation": "h", "showlegend": false, "text": ["", "", "", "", "", ""], "textfont": {"size": 8}, "textposition": "inside", "type": "bar", "x": [0, 0.7161, 0.3693, 0.3011, 0, 0], "xaxis": "x6", "y": ["UNIBO", "UNITO", "UNIMI", "UNIPD", "UPO", "SNS"], "yaxis": "y6"}], "layout": {"annotations": [{"font": {"size": 16}, "showarrow": false, "text": "[High]  Citing (100%)", "x": 0.225, "xanchor": "center", "xref": "paper", "y": 1.0, "yanchor": "bottom", "yref": "paper"}, {"font": {"size": 16}, "showarrow": false, "text": "[High]  Cited (100%)", "x": 0.775, "xanchor": "center", "xref": "paper", "y": 1.0, "yanchor": "bottom", "yref": "paper"}, {"font": {"size": 16}, "showarrow": false, "text": "[Mid]  Citing (100%)", "x": 0.225, "xanchor": "center", "xref": "paper", "y": 0.6167, "yanchor": "bottom", "yref": "paper"}, {"font": {"size": 16}, "showarrow": false, "text": "[Mid]  Cited (100%)", "x": 0.775, "xanchor": "center", "xref": "paper", "y": 0.6167, "yanchor": "bottom", "yref": "paper"}, {"font": {"size": 16}, "showarrow": false, "text": "[Low]  Citing (100%)", "x": 0.225, "xanchor": "center", "xref": "paper", "y": 0.2333, "yanchor": "bottom", "yref": "paper"}, {"font": {"size": 16}, "showarrow": false, "text": "[Low]  Cited (100%)", "x": 0.775, "xanchor": "center", "xref": "paper", "y": 0.2333, "yanchor": "bottom", "yref": "paper"}], "bargap": 0.25, "barmode": "stack", "height": 900, "legend": {"font": {"size": 9}, "groupclick": "toggleitem", "orientation": "v", "tracegroupgap": 12, "x": 1.02, "xanchor": "left", "y": 1, "yanchor": "top"}, "margin": {"b": 40, "l": 80, "r": 180, "t": 80}, "paper_bgcolor": "white", "plot_bgcolor": "white", "title": {"text": "Discipline Share by Institution and Range (100% Stacked)"}, "xaxis": {"anchor": "y", "domain": [0, 0.45], "gridcolor": "lightgrey", "range": [0, 100], "tickfont": {"size": 9}, "ticksuffix": "%"}, "xaxis2": {"anchor": "y2", "domain": [0.55, 1], "gridcolor": "lightgrey", "range": [0, 100], "tickfont": {"size": 9}, "ticksuffix": "%"}, "xaxis3": {"anchor": "y3", "domain": [0, 0.45], "gridcolor": "lightgrey", "range": [0, 100], "tickfont": {"size": 9}, "ticksuffix": "%"}, "xaxis4": {"anchor": "y4", "domain": [0.55, 1], "gridcolor": "lightgrey", "range": [0, 100], "tickfont": {"size": 9}, "ticksuffix": "%"}, "xaxis5": {"anchor": "y5", "domain": [0, 0.45], "gridcolor": "lightgrey", "range": [0, 100], "tickfont": {"size": 9}, "ticksuffix": "%"}, "xaxis6": {"anchor": "y6", "domain": [0.55, 1], "gridcolor": "lightgrey", "range": [0, 100], "tickfont": {"size": 9}, "ticksuffix": "%"}, "yaxis": {"anchor": "x", "autorange": "reversed", "domain": [0.7667, 1.0], "tickfont": {"size": 10}}, "yaxis2": {"anchor": "x2", "autorange": "reversed", "domain": [0.7667, 1.0], "tickfont": {"size": 10}}, "yaxis3": {"anchor": "x3", "autorange": "reversed", "domain": [0.3833, 0.6167], "tickfont": {"size": 10}}, "yaxis4": {"anchor": "x4", "autorange": "reversed", "domain": [0.3833, 0.6167], "tickfont": {"size": 10}}, "yaxis5": {"anchor": "x5", "autorange": "reversed", "domain": [0, 0.2333], "tickfont": {"size": 10}}, "yaxis6": {"anchor": "x6", "autorange": "reversed", "domain": [0, 0.2333], "tickfont": {"size": 10}}}}
